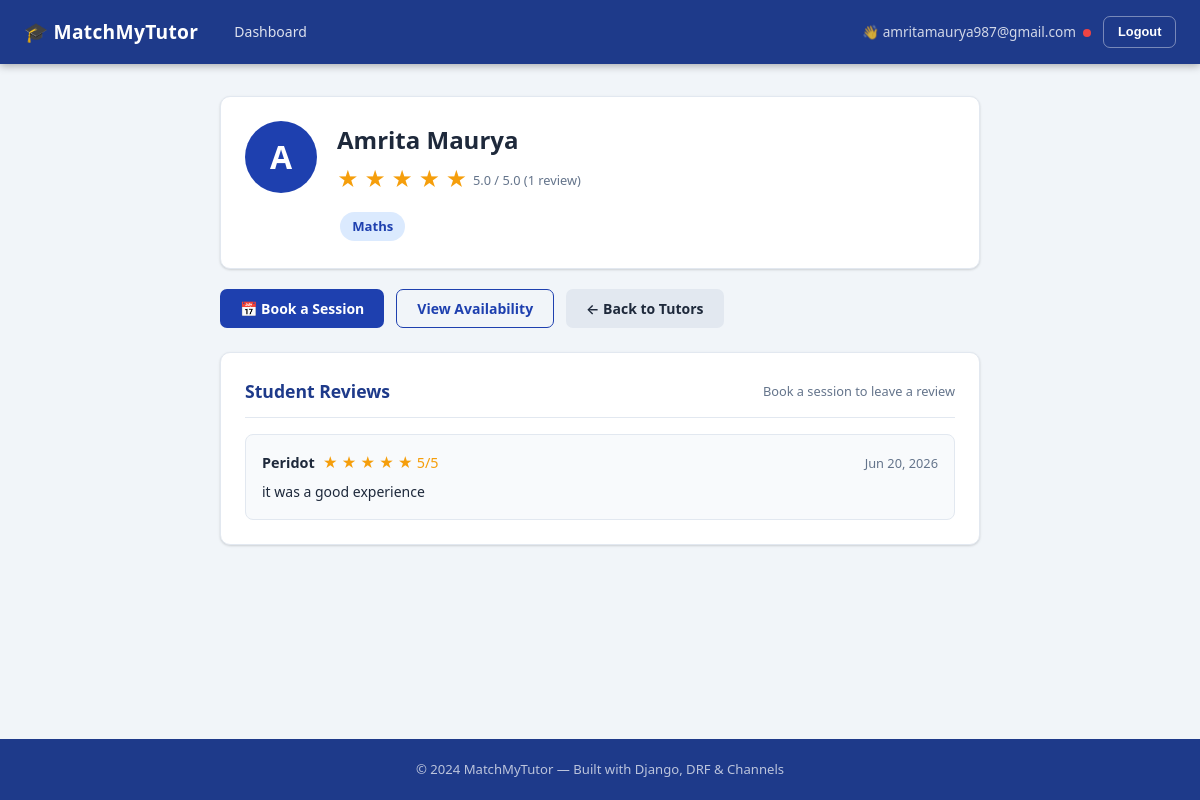
Screenshot of /tutor/tutor/1/profile/ (signed in) with the database file from the repository.
### peer_tutor/models.py (models this page shows, shortened)
class Tutor(models.Model):
    user = models.OneToOneField(User, on_delete=models.CASCADE, null=True)
    subjects_can_teach = models.TextField(
        help_text="Legacy CSV subjects field", null=True, blank=True
    )
    subjects = models.ManyToManyField(Subject, blank=True, related_name='tutors')
    contact_info = models.CharField(max_length=255, null=True, blank=True)
    bio = models.TextField(blank=True)
    class Meta:
        indexes = [models.Index(fields=['user'])]

class Subject(models.Model):
    name = models.CharField(max_length=100, unique=True)
    class Meta:
        ordering = ['name']
        indexes = [models.Index(fields=['name'])]

class Review(models.Model):
    RATING_CHOICES = [(i, f'{i} Star{"s" if i > 1 else ""}') for i in range(1, 6)]
    student = models.ForeignKey(User, on_delete=models.CASCADE, related_name='reviews_given')
    tutor = models.ForeignKey(Tutor, on_delete=models.CASCADE, related_name='reviews')
    rating = models.PositiveSmallIntegerField(choices=RATING_CHOICES)
    comment = models.TextField(blank=True)
    created_at = models.DateTimeField(auto_now_add=True)
    updated_at = models.DateTimeField(auto_now=True)
    class Meta:
        ordering = ['-created_at']
        unique_together = [('student', 'tutor')]
        indexes = [
            models.Index(fields=['tutor']),
            models.Index(fields=['student']),
        ]

### peer_tutor/views.py (the view)
# urls.py: path("tutor/<int:tutor_id>/profile/", views.tutor_profile_view, name="tutor_profile"),
@login_required
def tutor_profile_view(request, tutor_id):
    tutor = get_object_or_404(
        Tutor.objects.select_related('user').prefetch_related('subjects', 'reviews__student'),
        id=tutor_id,
    )
    reviews = tutor.reviews.all()
    avg_rating = reviews.aggregate(avg=Avg('rating'))['avg']
    has_session = Booking.objects.filter(student=request.user, slot__tutor=tutor).exists()
    has_reviewed = Review.objects.filter(student=request.user, tutor=tutor).exists()
    return render(request, 'peer_tutor/tutor_profile.html', {
        'tutor': tutor,
        'reviews': reviews,
        'avg_rating': round(avg_rating, 1) if avg_rating else None,
        'has_session': has_session,
        'has_reviewed': has_reviewed,
        'star_range': range(1, 6),
    })

### peer_tutor/context_processors.py (called while the page is built)
def user_role_context(request):
    if not request.user.is_authenticated:
        return {}
    return {
        'user_profile': UserProfile.objects.filter(user=request.user).first(),
        'is_tutor': Tutor.objects.filter(user=request.user).exists(),
        'is_student': StudentProfile.objects.filter(user=request.user).exists(),
    }

### peer_tutor/templates/peer_tutor/tutor_profile.html (shortened to what this page needs)
{% extends 'peer_tutor/base.html' %}
{% block content %}
<div class="container-md">
  <div class="profile-header card">
    <div class="tutor-avatar tutor-avatar-lg">
      {{ tutor.user.first_name|first|upper|default:"?" }}
    </div>
    <div class="profile-info">
      <h1>{{ tutor.user.get_full_name|default:tutor.user.email }}</h1>
      {% if avg_rating %}
        <div class="star-display star-display-lg">
          {% for i in star_range %}
            {% if i <= avg_rating %}★{% else %}☆{% endif %}
          {% endfor %}
          <span class="star-count">{{ avg_rating }} / 5.0 ({{ reviews.count }} review{{ reviews.count|pluralize }})</span>
        </div>
      {% else %}
        <p style="color:var(--text-muted);">No reviews yet</p>
      {% endif %}
      <div class="tutor-subjects" style="margin-top:.75rem;">
        {% for subject in tutor.subjects.all %}
          <span class="subject-tag">{{ subject.name }}</span>
        {% empty %}
          <span style="color:var(--text-muted);font-size:.875rem;">No subjects listed</span>
        {% endfor %}
      </div>
    </div>
  </div>
  <div style="display:flex;gap:.75rem;flex-wrap:wrap;margin-bottom:1.5rem;">
    <a href="{% url 'tutor:available_slots' tutor.id %}" class="btn btn-primary">📅 Book a Session</a>
    <a href="{% url 'tutor:availablility_calendar' tutor.id %}" class="btn btn-outline">View Availability</a>
    <a href="{% url 'tutor:matching_tutors' %}" class="btn btn-secondary">← Back to Tutors</a>
  </div>
  <div class="card">
    <div class="card-header">
      <h3>Student Reviews</h3>
      {% if not has_session %}
        <span style="color:var(--text-muted);font-size:.8rem;">Book a session to leave a review</span>
      {% endif %}
    </div>
    {% if reviews %}
      <div class="review-list">
        {% for review in reviews %}
        <div class="review-item">
          <div class="review-header">
            <span class="review-author">
              {{ review.student.first_name|default:review.student.email }}
            </span>
            <span class="review-stars">
              {% for i in star_range %}
                {% if i <= review.rating %}★{% else %}☆{% endif %}
              {% endfor %}
              {{ review.rating }}/5
            </span>
            <span class="review-date">{{ review.created_at|date:"M j, Y" }}</span>
          </div>
          {% if review.comment %}
            <p class="review-body">{{ review.comment }}</p>
          {% endif %}
        </div>
        {% endfor %}
      </div>
    {% else %}
      <div class="empty-state" style="padding:1.5rem">
        <div class="empty-icon">⭐</div>
        <p>No reviews yet. Be the first to review {{ tutor.user.first_name|default:"this tutor" }}!</p>
      </div>
    {% endif %}
  </div>
</div>
{% endblock %}

### peer_tutor/templates/peer_tutor/base.html (shortened to what this page needs)
{% load static %}
<!DOCTYPE html>
<html lang="en">
<head>
  <link rel="stylesheet" href="{% static 'peer_tutor/global.css' %}">
</head>
<body>
<nav class="navbar">
  <div class="navbar-inner">
    <a href="{% url 'tutor:home' %}" class="navbar-brand">🎓 MatchMyTutor</a>
    <ul class="navbar-nav" id="mainNav">
      {% if request.user.is_authenticated %}
        <li><a href="{% url 'tutor:dashboard' %}" class="nav-link">Dashboard</a></li>
      {% else %}
        <li><a href="{% url 'tutor:home' %}" class="nav-link">Home</a></li>
      {% endif %}
    </ul>
    <div class="navbar-user">
      {% if request.user.is_authenticated %}
        <span class="navbar-user-name" id="notifBell" title="Notifications" style="cursor:pointer;">
          👋 {{ request.user.first_name|default:request.user.email }}
          <span id="notifDot" style="display:none;background:#ef4444;border-radius:50%;
            width:8px;height:8px;display:inline-block;margin-left:4px;vertical-align:middle;"></span>
        </span>
        <form method="post" action="{% url 'tutor:logout' %}" style="margin:0">
          <button type="submit" class="btn btn-outline btn-sm" style="color:#fff;border-color:rgba(255,255,255,.4);">Logout</button>
        </form>
      {% else %}
        <a href="{% url 'tutor:login' %}" class="nav-link">Login</a>
        <a href="{% url 'tutor:signup' %}" class="btn btn-primary btn-sm">Sign Up</a>
      {% endif %}
    </div>
  </div>
</nav>
<main class="page-content">
  {% block content %}{% endblock %}
</main>
<footer class="footer">
  <p>&copy; 2024 MatchMyTutor — Built with Django, DRF &amp; Channels</p>
</footer>
</body>
</html>

### rows the page displays
Tutor: user.first_name|first "A", user.get_full_name "Amrita Maurya"
Subject: name "Maths"
Review: student.first_name "Peridot", rating "5", created_at "Jun 20, 2026", comment "it was a good experience"

### other values shown
{{ request.user.first_name|default:request.user.email }} "amritamaurya987@gmail.com"
{{ avg_rating }} "5.0"
{{ reviews.count }} "1"
